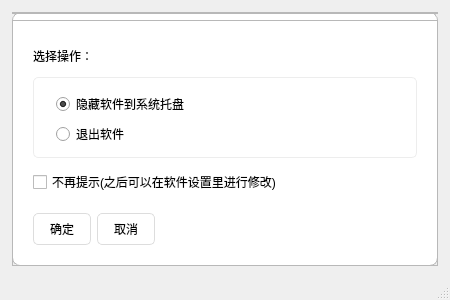
<?xml version="1.0" encoding="UTF-8"?>
<ui version="4.0">
 <class>CloseConfirm</class>
 <widget class="QMainWindow" name="CloseConfirm">
  <property name="geometry">
   <rect>
    <x>0</x>
    <y>0</y>
    <width>450</width>
    <height>300</height>
   </rect>
  </property>
  <property name="minimumSize">
   <size>
    <width>450</width>
    <height>300</height>
   </size>
  </property>
  <property name="maximumSize">
   <size>
    <width>450</width>
    <height>300</height>
   </size>
  </property>
  <property name="windowTitle">
   <string>MainWindow</string>
  </property>
  <property name="styleSheet">
   <string notr="true"/>
  </property>
  <widget class="QWidget" name="centralwidget">
   <property name="styleSheet">
    <string notr="true"/>
   </property>
   <layout class="QVBoxLayout" name="verticalLayout">
    <property name="leftMargin">
     <number>12</number>
    </property>
    <property name="topMargin">
     <number>12</number>
    </property>
    <property name="rightMargin">
     <number>12</number>
    </property>
    <property name="bottomMargin">
     <number>12</number>
    </property>
    <item>
     <widget class="QWidget" name="ctr_widget" native="true">
      <property name="styleSheet">
       <string notr="true">#ctr_widget{
	background-color: #ffffff;
	border-radius: 8px;
	border: 1px solid #bbbbbb;
}
#pushButton_close{
	border-top-right-radius: 8px;
}</string>
      </property>
      <layout class="QVBoxLayout" name="verticalLayout_5">
       <property name="leftMargin">
        <number>0</number>
       </property>
       <property name="topMargin">
        <number>0</number>
       </property>
       <property name="rightMargin">
        <number>0</number>
       </property>
       <property name="bottomMargin">
        <number>0</number>
       </property>
       <item>
        <widget class="QFrame" name="controller">
         <property name="frameShape">
          <enum>QFrame::StyledPanel</enum>
         </property>
         <property name="frameShadow">
          <enum>QFrame::Raised</enum>
         </property>
         <layout class="QVBoxLayout" name="verticalLayout_2">
          <property name="leftMargin">
           <number>0</number>
          </property>
          <property name="topMargin">
           <number>0</number>
          </property>
          <property name="rightMargin">
           <number>0</number>
          </property>
          <property name="bottomMargin">
           <number>0</number>
          </property>
         </layout>
        </widget>
       </item>
       <item>
        <widget class="QFrame" name="frame">
         <property name="frameShape">
          <enum>QFrame::StyledPanel</enum>
         </property>
         <property name="frameShadow">
          <enum>QFrame::Raised</enum>
         </property>
         <layout class="QVBoxLayout" name="verticalLayout_3" stretch="0,0,1,0,0,0">
          <property name="spacing">
           <number>12</number>
          </property>
          <property name="leftMargin">
           <number>20</number>
          </property>
          <property name="topMargin">
           <number>20</number>
          </property>
          <property name="rightMargin">
           <number>20</number>
          </property>
          <property name="bottomMargin">
           <number>20</number>
          </property>
          <item>
           <spacer name="verticalSpacer">
            <property name="orientation">
             <enum>Qt::Vertical</enum>
            </property>
            <property name="sizeHint" stdset="0">
             <size>
              <width>20</width>
              <height>40</height>
             </size>
            </property>
           </spacer>
          </item>
          <item>
           <widget class="QLabel" name="label">
            <property name="text">
             <string>选择操作：</string>
            </property>
           </widget>
          </item>
          <item>
           <widget class="QGroupBox" name="groupBox">
            <property name="styleSheet">
             <string notr="true">#groupBox{
	border: 1px solid #ededed;
	border-radius: 5px;
}</string>
            </property>
            <property name="title">
             <string/>
            </property>
            <layout class="QVBoxLayout" name="verticalLayout_4">
             <property name="leftMargin">
              <number>20</number>
             </property>
             <property name="rightMargin">
              <number>20</number>
             </property>
             <item>
              <widget class="QRadioButton" name="radioButton_hide">
               <property name="text">
                <string>隐藏软件到系统托盘</string>
               </property>
               <property name="checked">
                <bool>true</bool>
               </property>
              </widget>
             </item>
             <item>
              <widget class="QRadioButton" name="radioButton_close">
               <property name="text">
                <string>退出软件</string>
               </property>
              </widget>
             </item>
            </layout>
           </widget>
          </item>
          <item>
           <widget class="QCheckBox" name="checkBox_donottip">
            <property name="text">
             <string>不再提示(之后可以在软件设置里进行修改)</string>
            </property>
           </widget>
          </item>
          <item>
           <spacer name="verticalSpacer_2">
            <property name="orientation">
             <enum>Qt::Vertical</enum>
            </property>
            <property name="sizeHint" stdset="0">
             <size>
              <width>20</width>
              <height>40</height>
             </size>
            </property>
           </spacer>
          </item>
          <item>
           <widget class="QWidget" name="widget" native="true">
            <property name="styleSheet">
             <string notr="true">QPushButton{
	background-color: #ffffff;
	border: 1px solid #dddddd;
	border-radius: 5px;
	padding: 6px 16px;
}
QPushButton:hover{
	border-color: #8eabff;
}</string>
            </property>
            <layout class="QHBoxLayout" name="horizontalLayout">
             <property name="leftMargin">
              <number>0</number>
             </property>
             <property name="topMargin">
              <number>0</number>
             </property>
             <property name="rightMargin">
              <number>0</number>
             </property>
             <property name="bottomMargin">
              <number>0</number>
             </property>
             <item>
              <widget class="QPushButton" name="pushButton_confirm">
               <property name="cursor">
                <cursorShape>PointingHandCursor</cursorShape>
               </property>
               <property name="text">
                <string>确定</string>
               </property>
              </widget>
             </item>
             <item>
              <widget class="QPushButton" name="pushButton_cancel">
               <property name="cursor">
                <cursorShape>PointingHandCursor</cursorShape>
               </property>
               <property name="text">
                <string>取消</string>
               </property>
              </widget>
             </item>
             <item>
              <spacer name="horizontalSpacer">
               <property name="orientation">
                <enum>Qt::Horizontal</enum>
               </property>
               <property name="sizeHint" stdset="0">
                <size>
                 <width>209</width>
                 <height>20</height>
                </size>
               </property>
              </spacer>
             </item>
            </layout>
           </widget>
          </item>
         </layout>
        </widget>
       </item>
      </layout>
     </widget>
    </item>
   </layout>
  </widget>
  <widget class="QMenuBar" name="menubar">
   <property name="geometry">
    <rect>
     <x>0</x>
     <y>0</y>
     <width>450</width>
     <height>23</height>
    </rect>
   </property>
  </widget>
  <widget class="QStatusBar" name="statusbar"/>
 </widget>
 <resources/>
 <connections/>
</ui>
